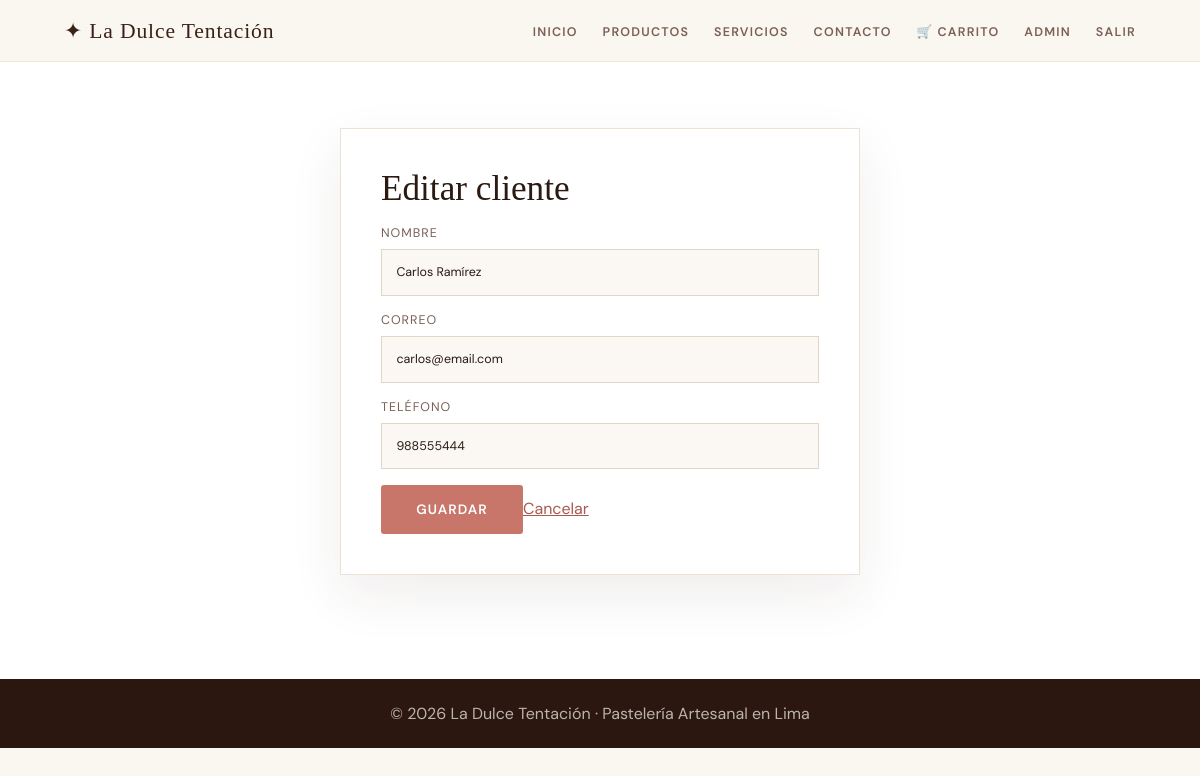
/admin/clientes/editar/2 (signed in), run on the app's committed database.
### tables this page shows
CREATE TABLE clientes (
            id INTEGER PRIMARY KEY AUTOINCREMENT,
            nombre TEXT NOT NULL,
            correo TEXT NOT NULL,
            telefono TEXT NOT NULL
        );

### app.py (the view)
@app.route("/admin/clientes/editar/<int:id>", methods=["GET", "POST"])
@admin_requerido
def cliente_editar(id):
    with db_conn() as conn:
        cliente = conn.execute("SELECT * FROM clientes WHERE id=?", (id,)).fetchone()
        if request.method == "POST":
            conn.execute("UPDATE clientes SET nombre=?, correo=?, telefono=? WHERE id=?", (request.form["nombre"], request.form["correo"], request.form["telefono"], id))
            conn.commit()
            flash("Cliente actualizado.", "ok")
            return redirect(url_for("admin_dashboard"))
    return render_template("admin/cliente_form.html", cliente=cliente)

### app.py (called while the page is built)
def db_conn():
    conn = sqlite3.connect(DB_PATH)
    conn.row_factory = sqlite3.Row
    return conn

@app.before_request
def asegurar_db():
    init_db()

def admin_requerido(fn):
    @wraps(fn)
    def wrapper(*args, **kwargs):
        if session.get("rol") != "admin":
            flash("Acceso restringido. Inicia sesión como administrador.", "error")
            return redirect(url_for("admin_login"))
        return fn(*args, **kwargs)
    return wrapper

### templates/admin/cliente_form.html (shortened to what this page needs)
{% extends "base.html" %}
{% block content %}
<section class="page-section narrow"><form method="post" class="panel-form"><h1>{{ 'Editar' if cliente else 'Nuevo' }} cliente</h1><label>Nombre<input name="nombre" required value="{{ cliente.nombre if cliente else '' }}"></label><label>Correo<input type="email" name="correo" required value="{{ cliente.correo if cliente else '' }}"></label><label>Teléfono<input name="telefono" required value="{{ cliente.telefono if cliente else '' }}"></label><button class="btn-primary" type="submit">Guardar</button><a href="{{ url_for('admin_dashboard') }}">Cancelar</a></form></section>
{% endblock %}

### static/css/style.css (style rules this page uses)
:root { --cream:#faf6f0;--rose:#c8756a;--rose-dark:#a85a50;--brown:#3a2218;--gold:#c9a84c;--text:#2a1a12;--text-light:#7a6055;--white:#fff;--danger:#b33a3a;--font-display:'Cormorant Garamond',serif;--font-body:'DM Sans',sans-serif }
* { margin:0;padding:0;box-sizing:border-box }
html { scroll-behavior:smooth }
body { font-family:var(--font-body);background:var(--cream);color:var(--text);overflow-x:hidden }
a { color:var(--rose-dark) }
.btn-primary,.btn-secondary,.btn-mini { display:inline-block;border:0;text-decoration:none;cursor:pointer;font-family:var(--font-body);font-weight:600;letter-spacing:.08em;text-transform:uppercase;border-radius:3px;transition:.25s }
.btn-primary { padding:1rem 2.2rem;background:var(--rose);color:var(--white);font-size:.85rem }
.menu-section,.page-section { padding:6.5rem 4rem;background:var(--white) }
.page-section { min-height:78vh;padding-top:8rem }
.login-card,.panel-form { width:min(520px,100%);background:white;border:1px solid #ede0d4;padding:2.5rem;box-shadow:0 20px 50px rgba(58,34,24,.08) }
.login-card h1,.panel-form h1 { font-family:var(--font-display);font-size:2.2rem;font-weight:300;margin-bottom:.7rem }
.login-card label,.panel-form label { display:grid;gap:.5rem;text-transform:uppercase;letter-spacing:.08em;font-size:.78rem;color:var(--text-light);margin:1rem 0 }
.login-card input,.panel-form input,.panel-form textarea,.panel-form select { width:100%;padding:.9rem;border:1px solid #e2d6c9;background:#fbf8f4;font:inherit;color:var(--text) }
.narrow { display:grid;place-items:start center }

### data on the page
clientes: nombre "Carlos Ramírez", correo "carlos@email.com", telefono "988555444"

### other printed values
{{ 'Editar' if cliente else 'Nuevo' }} "Editar"
